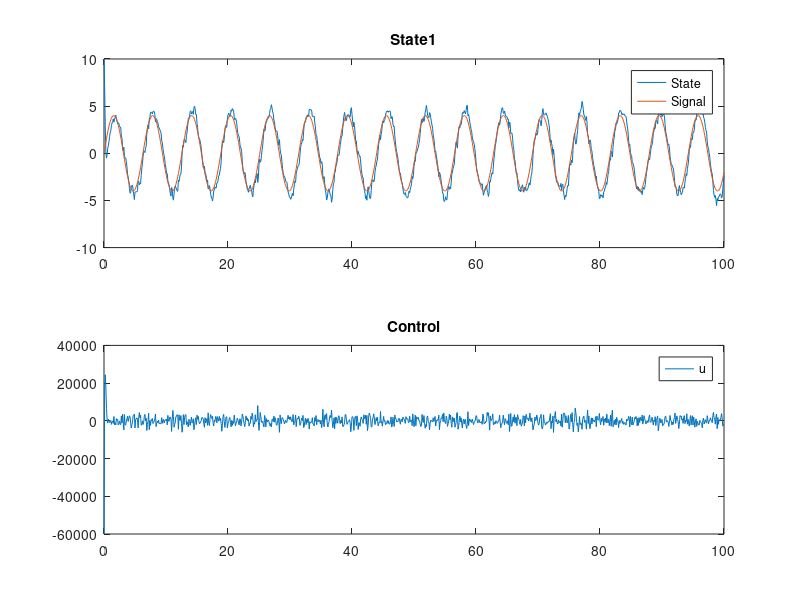

The MATLAB script that drew this image:
clear all;
clc;

%% 6)	Show examples (Matlab and Simulink) on the performance of one (two?) PID used to do the same task

% Continuous time system

Ac = [-0.1 -0.12
      -0.3 -0.012];
Bc = [0 
      -0.07];
C = eye(2);
D = zeros(2,1);

sampleTime = 0.1;
horizon = 100;

x0 = [10
     -2];
sysc = ss(Ac,Bc,C,D);
sysd = c2d(sysc,sampleTime);
Ad = sysd.A;
Bd = sysd.B;

t = 0:sampleTime:horizon;
nSamples = length(t);
N = length(t)-1;
u = zeros(1,nSamples-1);

% Signal to track
x_track = 4*sin(t);

x(:,1)=x0;

Qv = [0.1 0
      0 0.1]; % covariance noise of input
rng default  % for reproducibility
mucsi = [0 0]; % mean noise of input
csi = mvnrnd(mucsi,Qv,N)'; % generates random input noise

% Values for PID, obtained tuning the PID in Simulink
Kp = 390.903319299959;
Ki = 15.6264714940841;
Kd = 559.239782620277;

previousError = 0;
integral = 0;
for i=1:nSamples-1
% PID control
  error = x_track(:,i) - x(1,i);
  integral = integral + error*sampleTime;
  derivative = (error - previousError)/sampleTime;
  u(:,i) = Kp*error + Ki*integral + Kd*derivative;
  previousError = error;
  
  % Evolution of the system
  x(:,i+1) = Ad*x(:,i) + Bd*u(:,i) + csi(:,i);
end

% Plotting simulation
subplot(2,1,1);
plot(t,x(1,:));
hold on;
plot(t,x_track(1,:));
hold off;
title('State1');
legend('State','Signal');

subplot(2,1,2);
plot(t(1:end-1),u(1,:));
title('Control');
legend('u');
